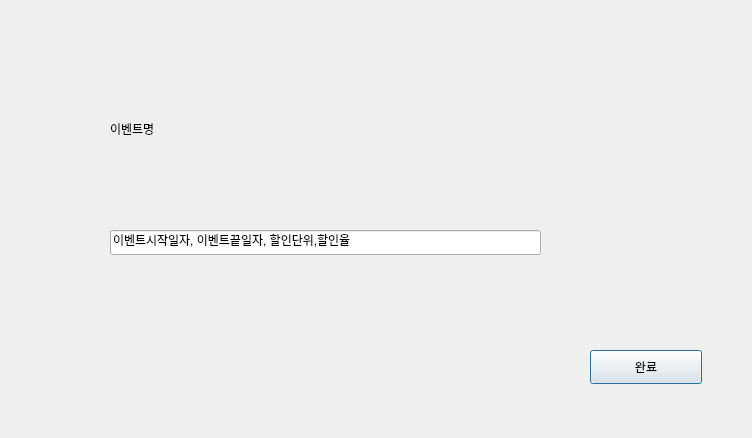
<?xml version="1.0" encoding="UTF-8"?>
<ui version="4.0">
 <class>Dialog</class>
 <widget class="QDialog" name="Dialog">
  <property name="geometry">
   <rect>
    <x>0</x>
    <y>0</y>
    <width>752</width>
    <height>438</height>
   </rect>
  </property>
  <property name="windowTitle">
   <string>Dialog</string>
  </property>
  <widget class="QLineEdit" name="lineEdit">
   <property name="geometry">
    <rect>
     <x>110</x>
     <y>230</y>
     <width>431</width>
     <height>25</height>
    </rect>
   </property>
   <property name="text">
    <string>이벤트시작일자, 이벤트끝일자, 할인단위,할인율</string>
   </property>
  </widget>
  <widget class="QLabel" name="label">
   <property name="geometry">
    <rect>
     <x>110</x>
     <y>120</y>
     <width>77</width>
     <height>18</height>
    </rect>
   </property>
   <property name="text">
    <string>이벤트명</string>
   </property>
  </widget>
  <widget class="QPushButton" name="pushButton">
   <property name="geometry">
    <rect>
     <x>590</x>
     <y>350</y>
     <width>112</width>
     <height>34</height>
    </rect>
   </property>
   <property name="text">
    <string>완료</string>
   </property>
  </widget>
 </widget>
 <resources/>
 <connections/>
</ui>
